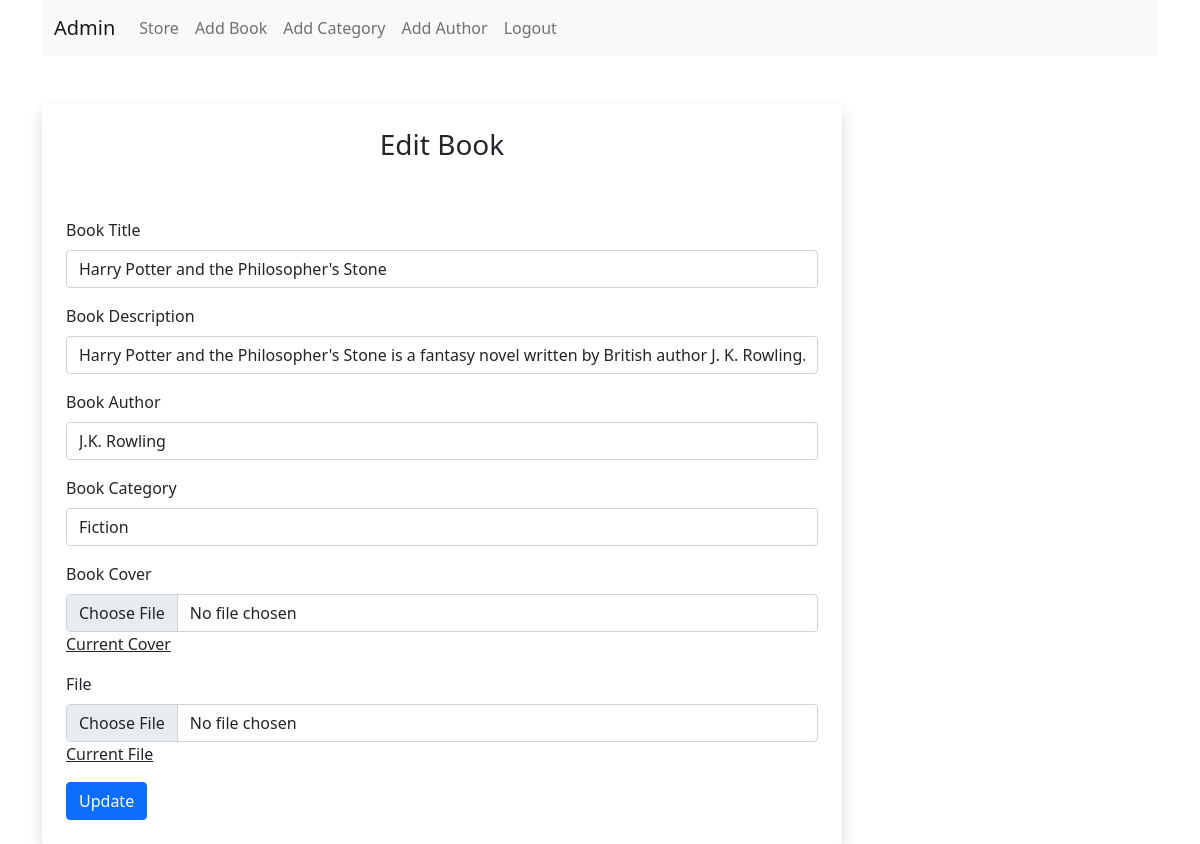
Page /edit-book.php?id=2 (signed in) on the committed database.
### tables this page shows
CREATE TABLE `books` (
  `id` int(11) NOT NULL,
  `title` varchar(255) NOT NULL,
  `author_id` int(11) NOT NULL,
  `description` text NOT NULL,
  `category_id` int(11) NOT NULL,
  `cover` varchar(255) NOT NULL,
  `file` varchar(255) NOT NULL,
  `stock` tinyint(1) NOT NULL DEFAULT 1,
  `year_published` varchar(125) NOT NULL,
  `isbn` int(50) NOT NULL,
  `publisher_id` int(125) NOT NULL
);

### php/func-book.php (called while the page is built, shortened)
<?php
function get_book($con, $id){
   $sql  = "SELECT * FROM books WHERE id=?";
   $stmt = $con->prepare($sql);
   $stmt->execute([$id]);
   if ($stmt->rowCount() > 0) {
   	  $book = $stmt->fetch();
   }else {
      $book = 0;
   }
   return $book;
}

### php/func-author.php (called while the page is built, shortened)
<?php
function get_all_author($con){
   $sql  = "SELECT * FROM authors";
   $stmt = $con->prepare($sql);
   $stmt->execute();
   if ($stmt->rowCount() > 0) {
   	  $authors = $stmt->fetchAll();
   }else {
      $authors = 0;
   }
   return $authors;
}

### php/func-category.php (called while the page is built, shortened)
<?php
function get_all_categories($con){
   $sql  = "SELECT * FROM categories";
   $stmt = $con->prepare($sql);
   $stmt->execute();
   if ($stmt->rowCount() > 0) {
   	  $categories = $stmt->fetchAll();
   }else {
      $categories = 0;
   }
   return $categories;
}

### edit-book.php (the view, shortened to what this page needs)
<?php
if (isset($_SESSION['user_id']) &&
    isset($_SESSION['user_name'])) {
	$id = $_GET['id'];
	include "db_conn.php";
	include "php/func-book.php";
    $book = get_book($conn, $id);
	include "php/func-category.php";
    $categories = get_all_categories($conn);
	include "php/func-author.php";
    $authors = get_all_author($conn);
?>
<!DOCTYPE html>
<html lang="en">
<head>
	<link href="https://cdn.jsdelivr.net/npm/bootstrap@5.1.1/dist/css/bootstrap.min.css" rel="stylesheet">
</head>
<body>
	<div class="container">
		<nav class="navbar navbar-expand-lg navbar-light bg-light">
		  <div class="container-fluid">
		    <a class="navbar-brand" href="admin.php">Admin</a>
		    <div class="collapse navbar-collapse"
		         id="navbarSupportedContent">
		      <ul class="navbar-nav me-auto mb-2 mb-lg-0">
		        <li class="nav-item">
		          <a class="nav-link"
		             aria-current="page"
		             href="index.php">Store</a>
		        </li>
		        <li class="nav-item">
		          <a class="nav-link"
		             href="add-book.php">Add Book</a>
		        </li>
		        <li class="nav-item">
		          <a class="nav-link"
		             href="add-category.php">Add Category</a>
		        </li>
		        <li class="nav-item">
		          <a class="nav-link"
		             href="add-author.php">Add Author</a>
		        </li>
		        <li class="nav-item">
		          <a class="nav-link"
		             href="logout.php">Logout</a>
		        </li>
		      </ul>
		    </div>
		  </div>
		</nav>
     <form action="php/edit-book.php"
           method="post"
           enctype="multipart/form-data"
           class="shadow p-4 rounded mt-5"
           style="width: 90%; max-width: 50rem;">
     	<h1 class="text-center pb-5 display-4 fs-3">
     		Edit Book
     	</h1>
     	<div class="mb-3">
		    <label class="form-label">
		           Book Title
		           </label>
		    <input type="text"
		           class="form-control"
		           value="<?=$book['title']?>"
		           name="book_title">
		</div>
		<div class="mb-3">
		    <label class="form-label">
		           Book Description
		           </label>
		    <input type="text"
		           class="form-control"
		           value="<?=$book['description']?>"
		           name="book_description">
		</div>
		<div class="mb-3">
		    <label class="form-label">
		           Book Author
		           </label>
		    <select name="book_author"
		            class="form-control">
		    	    <?php
                    if ($authors == 0) {
                    }else{
		    	    foreach ($authors as $author) {
		    	    	if ($book['author_id'] == $author['id']) { ?>
		    	    	<option
		    	    	  selected
		    	    	  value="<?=$author['id']?>">
		    	    	  <?=$author['name']?>
		    	        </option>
		    	   <?php }} } ?>
		    </select>
		</div>
		<div class="mb-3">
		    <label class="form-label">
		           Book Category
		           </label>
		    <select name="book_category"
		            class="form-control">
		    	    <?php
                    if ($categories == 0) {
                    }else{
		    	    foreach ($categories as $category) {
		    	    	if ($book['category_id'] == $category['id']) { ?>
		    	    	<option
		    	    	  selected
		    	    	  value="<?=$category['id']?>">
		    	    	  <?=$category['name']?>
		    	        </option>
		    	   <?php }} } ?>
		    </select>
		</div>
		<div class="mb-3">
		    <label class="form-label">
		           Book Cover
		           </label>
		    <input type="file"
		           class="form-control"
		           name="book_cover">
		    <a href="uploads/cover/<?=$book['cover']?>"
		       class="link-dark">Current Cover</a>
		</div>
		<div class="mb-3">
		    <label class="form-label">
		           File
		           </label>
		    <input type="file"
		           class="form-control"
		           name="file">
		    <a href="uploads/files/<?=$book['file']?>"
		       class="link-dark">Current File</a>
		</div>
	    <button type="submit"
	            class="btn btn-primary">
	            Update</button>
     </form>
	</div>
</body>
</html>
<?php }else{
  header("Location: login.php");
  exit;
} ?>

### rows in the picture
books: book_title "Harry Potter and the Philosopher's Stone", book_description "Harry Potter and the Philosopher's Stone is a fantasy novel written by British author J. K. Rowling."

### other values in the picture
form field book_author "J.K. Rowling"
form field book_category "Fiction"
